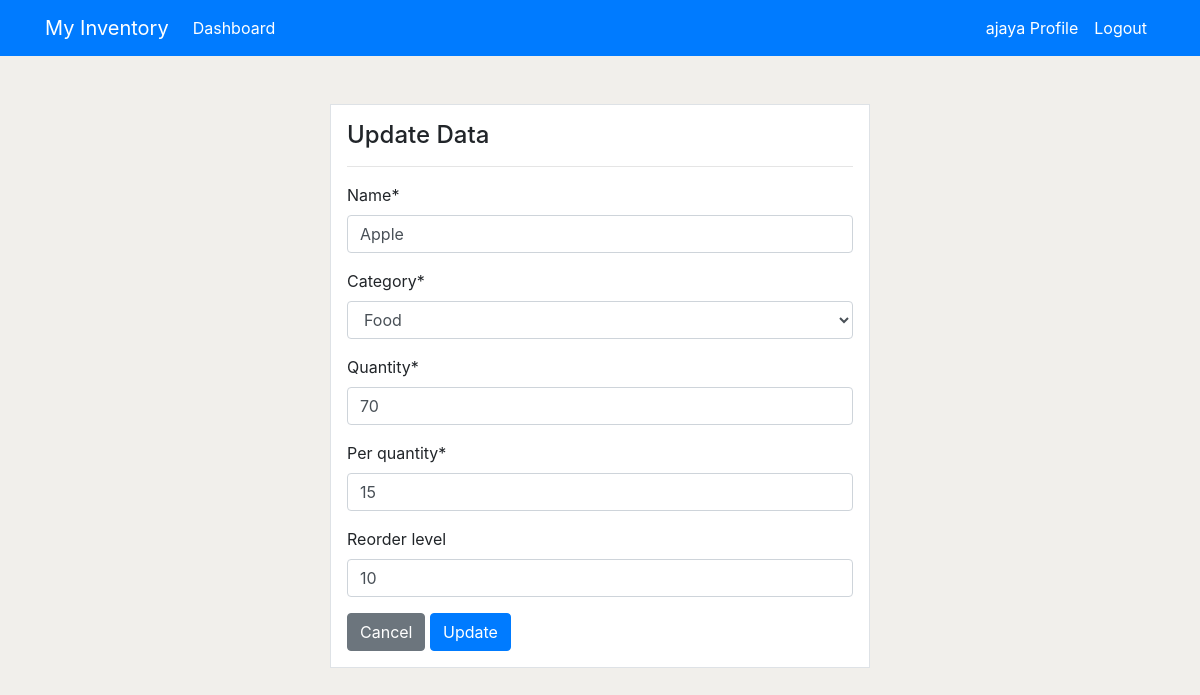
Before: /products/update/24/ (signed in) with the older database file.
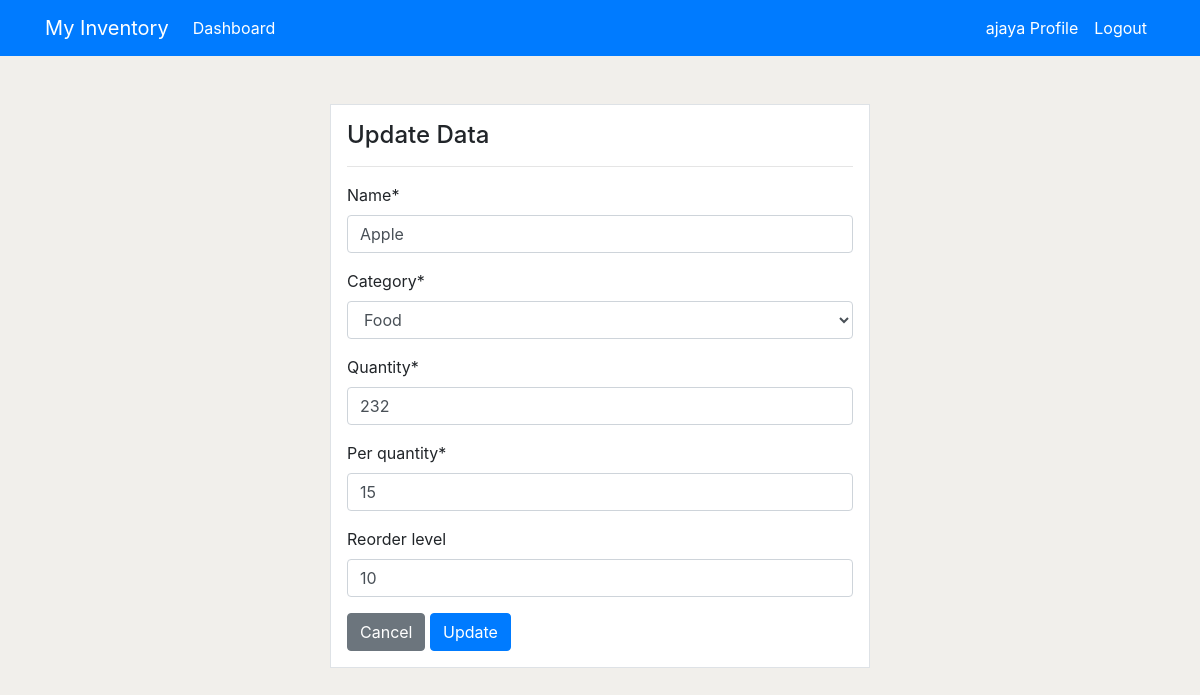
After: the same page with the newer database file.
### application/models.py (models this page shows, shortened)
class Product(models.Model):
    name = models.CharField(max_length=200, null=True)
    category = models.CharField(max_length=100, choices=CATEGORY)
    quantity = models.PositiveIntegerField(null=True)
    per_quantity = models.PositiveIntegerField(null=True)
    reorder_level = models.PositiveIntegerField(default=0, null=True, blank=True)
    product_in = models.PositiveIntegerField(default=0, null=True, blank=True)
    product_out = models.PositiveIntegerField(default=0, null=True, blank=True)
    total_sales = models.PositiveIntegerField(default=0, null=True, blank=True)
    class Meta:
        verbose_name_plural = 'Product'

### application/views.py (the view)
# urls.py: path('products/update/<int:pk>/', views.updateProduct, name='product_update'),
def updateProduct(request, pk):
    product = Product.objects.get(id=pk)
    if request.method == 'POST':
        form = ProductUpdateForm(request.POST, instance=product)
        if form.is_valid():
            form.save()
            return redirect('products')
    else:
        form = ProductUpdateForm(instance=product)
    context = {
        'form': form,
    }
    return render(request, 'application/product_update.html', context)

### application/forms.py
class ProductUpdateForm(forms.ModelForm):
    class Meta:
        model = Product
        fields = ['name', 'category', 'quantity', 'per_quantity', 'reorder_level']

### templates/application/product_update.html (shortened to what this page needs)
{% extends 'partial/base.html' %}
{% load crispy_forms_tags %}
{% block content %}
<div class="container">
    <div class="row mt-5">
        <div class="col-md-6 offset-md-3">
            <div class="border p-3 bg-white">
                <h4>Update Data</h4>
                <hr>
                <form method="POST">
                    {{form|crispy}}
                    <a class="btn btn-secondary"  href="{% url 'products' %}">Cancel</a>
                    <input class="btn btn-primary" type="submit" value="Update">
                </form>
            </div>
        </div>
    </div>
</div>
{% endblock %}

Changed rows visible on the page:
changed Product "Apple": quantity "70" → "232"
